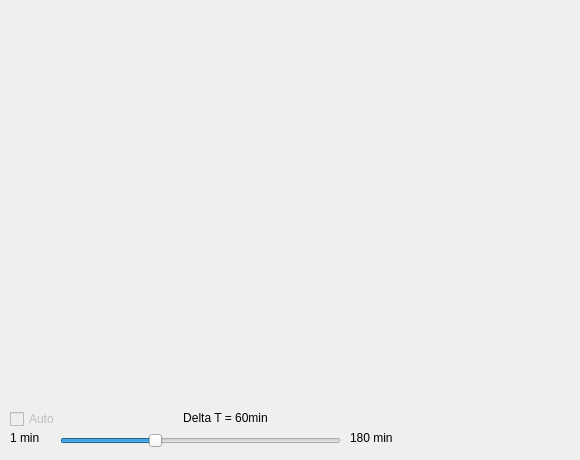
      <widget class="QWidget" name="tab_11">
       <attribute name="title">
        <string>grafico Sensores</string>
       </attribute>
       <widget class="QSlider" name="horizontalSlider_graficoPeriodo">
        <property name="geometry">
         <rect>
          <x>60</x>
          <y>430</y>
          <width>281</width>
          <height>21</height>
         </rect>
        </property>
        <property name="minimum">
         <number>1</number>
        </property>
        <property name="maximum">
         <number>180</number>
        </property>
        <property name="value">
         <number>60</number>
        </property>
        <property name="orientation">
         <enum>Qt::Horizontal</enum>
        </property>
       </widget>
       <widget class="QLabel" name="label_graficoTempo">
        <property name="geometry">
         <rect>
          <x>150</x>
          <y>410</y>
          <width>151</width>
          <height>16</height>
         </rect>
        </property>
        <property name="text">
         <string>Delta T = 60min</string>
        </property>
        <property name="alignment">
         <set>Qt::AlignCenter</set>
        </property>
       </widget>
       <widget class="QCheckBox" name="checkBox_graficoAuto">
        <property name="enabled">
         <bool>false</bool>
        </property>
        <property name="geometry">
         <rect>
          <x>10</x>
          <y>410</y>
          <width>61</width>
          <height>18</height>
         </rect>
        </property>
        <property name="text">
         <string>Auto</string>
        </property>
        <property name="checked">
         <bool>false</bool>
        </property>
       </widget>
       <widget class="QLabel" name="label_10">
        <property name="geometry">
         <rect>
          <x>10</x>
          <y>430</y>
          <width>51</width>
          <height>16</height>
         </rect>
        </property>
        <property name="text">
         <string>1 min</string>
        </property>
       </widget>
       <widget class="QLabel" name="label_11">
        <property name="geometry">
         <rect>
          <x>350</x>
          <y>430</y>
          <width>61</width>
          <height>16</height>
         </rect>
        </property>
        <property name="text">
         <string>180 min</string>
        </property>
       </widget>
       <widget class="matplotlibWidget" name="widget" native="true">
        <property name="enabled">
         <bool>false</bool>
        </property>
        <property name="geometry">
         <rect>
          <x>10</x>
          <y>10</y>
          <width>561</width>
          <height>321</height>
         </rect>
        </property>
       </widget>
      </widget>
